Frame 1 (no input): blank canvas, image omitted
Frame 60 (the mouse pressed at the canvas centre just before this capture): blank canvas, image omitted
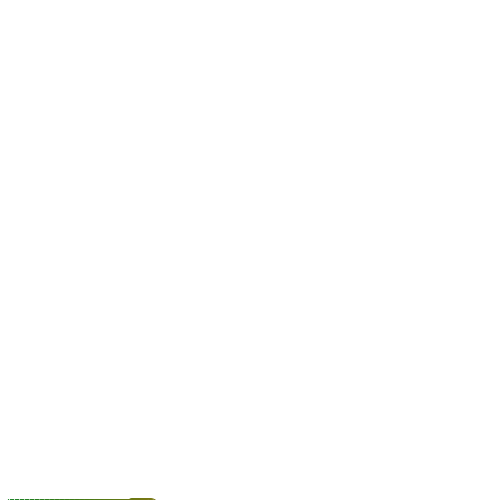
Frame 120 (the mouse held since frame 60 and released just before this capture)

The Processing sketch whose frames 1 and 60 were blank and that drew this single picture after the mouse press (run headless with seeded random() and noise(); from frame 60 on, the mouse is pressed at the canvas centre):

// Processing sketch: processing_137297
// ── processing_137297.pde

int x = 0;
float n;
float y;

void setup(){
  size (500,500);
  background(255);
  frameRate (50);
}

void draw(){
  x ++;
  float n = norm (x, 0.0, 500.0);
  float y = 1-pow(n, 4);
  y *= 500;
  noFill();
  stroke (x, 120, 20);
  ellipseMode(CORNER);
  ellipse (x ,y, 0.5*x, 0.5*y);
  //stroke (x,45,20);
  //rect(x,y, 10, 10);
  if (x>500){
    x = x-500;
  }
  println(y);
}
